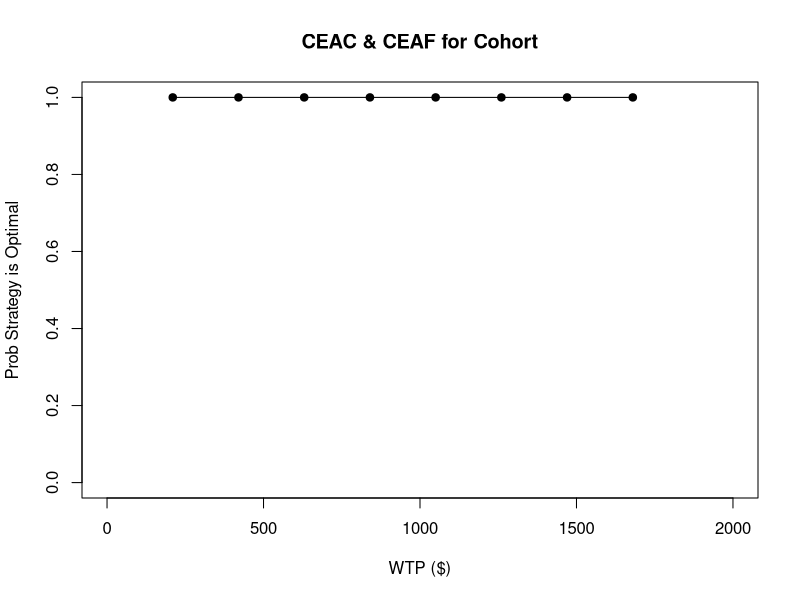

This figure's R source: (Note: this script raises an error after producing the figure.)
#user = 'Jonah'
user = 'Anagha'

##load packages
library(tidyverse)
library(dplyr)

##Set working directory
jonah_work_dir <- "C:/Users/Jonah/Desktop/NIRUDAK-CEA"

anagha_work_dir <- "/Users/anaghalokhande/Desktop/Research/Levine-NIRUDAK-CEA"

if (user=='Jonah'){
	setwd(jonah_work_dir)	
}

if (user=='Anagha'){
  setwd(anagha_work_dir)	
}


##load data and clean
tmp_data <- readxl::read_excel(file.path("data", "NIRUDAK_over5yrs_raw_data_.xlsx"))
data_tmp1 <- tmp_data %>% rename(id="Study ID") %>% rename(admit_date="Admit Date") %>% 
		rename(admit_time="Admit Time") %>% mutate(male=as.integer(Sex=="Male")) %>%
    dplyr::select(-c(Sex, sex1)) %>% rename(age=Age) %>% rename(admit_wt="Admit Weight") %>%
		rename(IV_fluid_prior_to_admit_wt="IV Fluid Prior to Getting Admit Weight")
fu_names_to_change <- names(data_tmp1)[7:76]
colnames(data_tmp1)[7:76] <- gsub("Fluid", "fluid", gsub("Time", "time", gsub("Date", "date", 
		gsub("Patient_Weight", "wt", gsub(" ", "_", gsub("FU ", "fu", gsub("Form [6-8]::", "", fu_names_to_change)))))))
colnames(data_tmp1) <- gsub("Discharge Weight", "discharge_wt", gsub("Discharge Time", "discharge_time", 
					gsub("Discharge Date", "discharge_date", gsub("Form [8-9]::", "", colnames(data_tmp1)))))
colnames(data_tmp1) <- gsub("Date", "date", gsub("Weight", "wt", gsub("Time", "time", gsub("Return ", "return_", colnames(data_tmp1)))))
data_tmp2 <- data_tmp1 %>% rename(final_wt="Final wt") %>% rename(stable_wt="Stable wt") %>% 
			rename(actual_percent_dehydrat="Actual Percent Dehdyration") %>%
			rename(actual_dehydrat_cat="Actual Dehydration Category") %>%
 			rename(nirudak_percent_dehydrat="Model 6 Percent Dehydration") %>% 
			rename(nirudak_dehydrat_cat="Model 6 Dehydration Category") %>% 
			rename(nirudak_volume_deficit="Model 6 Volume Deficit (L)") %>% 
			rename(who_dehydrat_cat="WHO Dehydration Category") %>% 
			rename(who_volume_deficit="WHO Volume Deficit (L)") %>% 
			rename(who_severe_dehydrat="WHO severe dehydration") %>% 
			rename(who_some_dehydrat="WHO some dehydration")

extra_data_tmp <- readxl::read_excel(file.path("data", "NIRUDAK_additional_demographic_information.xlsx"))
extra_data <- extra_data_tmp %>% rename(monthly_income='Form 5::Monthly Income') %>% rename(id = 'Study ID')
extra_data_use <- extra_data$monthly_income
data_tmp2[, 'monthly_income'] = c(extra_data_use, NA)

##Construct Needed Variables
data_tmp3 <- data_tmp2 %>% rename(mental_status='Form 2::Mental Status 1') %>%
			rename(eye_level="Form 2::Eyes 1") %>% rename(thirst='Form 2::Thirst 1') %>% 
			rename(skin_pinch="Form 2::Skin Pinch 1")


data <- data_tmp3 %>% mutate(admit_date_time=as.POSIXct(paste(as.Date(admit_date), 
							format(admit_time, "%H:%M:%S")), tz="UTC", format="%Y-%m-%d %H:%M:%S")) %>%
		mutate(discharge_date_time=as.POSIXct(paste(as.Date(discharge_date), 
							format(discharge_time, "%H:%M:%S")), tz="UTC", format="%Y-%m-%d %H:%M:%S")) %>%
		mutate(hosp_los = difftime(discharge_date_time, admit_date_time, units='hours', 2))

for (g in 1:14){

	tmp_vec_IV <- as.numeric(unlist(data.frame(data[, paste(paste("fu", g, sep=''), "IV_fluid", sep="_")])))
	new_vec_IV <- ifelse(is.na(tmp_vec_IV), 0, tmp_vec_IV)
	data[, paste(paste("fu", g, sep=''), "IV_fluid", sep="_")] = new_vec_IV
	tmp_vec_ORS <- as.numeric(unlist(data.frame(data[, paste(paste("fu", g, sep=''), "ORS", sep="_")])))
	new_vec_ORS <- ifelse(is.na(tmp_vec_ORS), 0, tmp_vec_ORS)
	data[, paste(paste("fu", g, sep=''), "ORS", sep="_")] = new_vec_ORS
}

##Drop those with missing true dehydration status
data_use_tmp <- data[-which(is.na(data$actual_dehydrat_cat)), ]  
data_use <- data_use_tmp[-which(is.na(data_use_tmp$nirudak_dehydrat_cat)), ]  

# changing 
data_use$who_volume_deficit <- as.numeric(data_use$who_volume_deficit)

##Construct/Identify hospital LOS, wage rate, and ORS and IV ml of fluid
data_use %>% colnames()

data_use$daily_wage = data_use$monthly_income/30
data_use$hosp_los_days = as.numeric(data_use$hosp_los)/24
data_use$wage_lost_hosp_stay = with(data_use, daily_wage * hosp_los_days)
data_use$total_ORS_fluid <- rowSums(as.data.frame(data_use[, colnames(data_use)[grep('ORS', colnames(data_use))]]))
data_use$total_IV_fluid <- rowSums(as.data.frame(data_use[, colnames(data_use)[grep('IV', colnames(data_use))][-1]]))


joint_prob_vec_nirudak_orig <- joint_prob_vec_who_orig <- rep(NA, 9) 
names(joint_prob_vec_nirudak_orig) <- names(joint_prob_vec_who_orig) <- c(
	c("true none, model none", "true none, model some", "true none, model severe"),
	c("true some, model none", "true some, model some", "true some, model severe"),
	c("true severe, model none", "true severe, model some", "true severe, model severe"))

#original data
joint_prob_vec_nirudak_orig[1] <- mean(with(data_use, actual_dehydrat_cat == 'No' & nirudak_dehydrat_cat == 'No'))
joint_prob_vec_nirudak_orig[2] <- mean(with(data_use, actual_dehydrat_cat == 'No' & nirudak_dehydrat_cat == 'Some'))
joint_prob_vec_nirudak_orig[3] <- mean(with(data_use, actual_dehydrat_cat == 'No' & nirudak_dehydrat_cat == 'Severe'))
joint_prob_vec_nirudak_orig[4] <- mean(with(data_use, actual_dehydrat_cat == 'Some' & nirudak_dehydrat_cat == 'No'))
joint_prob_vec_nirudak_orig[5] <- mean(with(data_use, actual_dehydrat_cat == 'Some' & nirudak_dehydrat_cat == 'Some'))
joint_prob_vec_nirudak_orig[6] <- mean(with(data_use, actual_dehydrat_cat == 'Some' & nirudak_dehydrat_cat == 'Severe'))
joint_prob_vec_nirudak_orig[7] <- mean(with(data_use, actual_dehydrat_cat == 'Severe' & nirudak_dehydrat_cat == 'No'))
joint_prob_vec_nirudak_orig[8] <- mean(with(data_use, actual_dehydrat_cat == 'Severe' & nirudak_dehydrat_cat == 'Some'))
joint_prob_vec_nirudak_orig[9] <- mean(with(data_use, actual_dehydrat_cat == 'Severe' & nirudak_dehydrat_cat == 'Severe'))

joint_prob_vec_who_orig[1] <- mean(with(data_use, actual_dehydrat_cat == 'No' & who_dehydrat_cat == 'No'))
joint_prob_vec_who_orig[2] <- mean(with(data_use, actual_dehydrat_cat == 'No' & who_dehydrat_cat == 'Some'))
joint_prob_vec_who_orig[3] <- mean(with(data_use, actual_dehydrat_cat == 'No' & who_dehydrat_cat == 'Severe'))
joint_prob_vec_who_orig[4] <- mean(with(data_use, actual_dehydrat_cat == 'Some' & who_dehydrat_cat == 'No'))
joint_prob_vec_who_orig[5] <- mean(with(data_use, actual_dehydrat_cat == 'Some' & who_dehydrat_cat == 'Some'))
joint_prob_vec_who_orig[6] <- mean(with(data_use, actual_dehydrat_cat == 'Some' & who_dehydrat_cat == 'Severe'))
joint_prob_vec_who_orig[7] <- mean(with(data_use, actual_dehydrat_cat == 'Severe' & who_dehydrat_cat == 'No'))
joint_prob_vec_who_orig[8] <- mean(with(data_use, actual_dehydrat_cat == 'Severe' & who_dehydrat_cat == 'Some'))
joint_prob_vec_who_orig[9] <- mean(with(data_use, actual_dehydrat_cat == 'Severe' & who_dehydrat_cat == 'Severe'))


##Useful Functions
# implementing DALYs
five_yr_age_buckets <- seq(0, 90, 5)
resid_life_expect_at_age_male <- c(81.41, 76.63, 71.66, 66.69, 61.77, 56.91, 52.03, 47.18,
                                   42.35, 37.57, 32.89, 28.34, 23.97, 19.83, 15.96, 12.41, 9.18,
                                   6.46, 4.41)

resid_life_expect_at_age_female <- c(87.45, 82.66, 77.69, 72.72, 67.77, 62.84, 57.91,
                                     53, 48.11, 43.26, 38.49, 33.79, 29.17, 24.63, 20.21, 15.97,
                                     12.01, 8.51, 5.71)

resid_life_interp_fxn_male <- splinefun(five_yr_age_buckets, resid_life_expect_at_age_male)

resid_life_interp_fxn_female <- splinefun(five_yr_age_buckets, resid_life_expect_at_age_female)

##Setting Up Bootstrap

B <- 2000 #number of bootstrap samples 
N <- nrow(data_use) #number of observations per bootstrap dataset
joint_prob_vec_who_boot_mat <- joint_prob_vec_nirudak_boot_mat <- matrix(NA, nrow=B, ncol=9)
row_indices <- 1:N
mean_cost_boot_mat <- data.frame(matrix(NA, nrow=B, ncol=14))
colnames(mean_cost_boot_mat) <- c("mean_hosp_costs", "mean_hosp_costs_severe_only_nirudak", "mean_hosp_costs_severe_only_who", "mean_productivity_costs", 
					"mean_ORS_fluid_costs_actual", "mean_IV_fluid_costs_actual", 
					"mean_ORS_fluid_costs_who", "mean_ORS_fluid_costs_nirudak", 
					 "mean_IV_fluid_costs_who", "mean_IV_fluid_costs_nirudak", 
					"mean_ORS_fluid_costs_act_who", "mean_ORS_fluid_costs_act_nirudak",
					"mean_IV_fluid_costs_act_who", "mean_IV_fluid_costs_act_nirudak")
mean_dalys_boot_mat_all <- mean_dalys_boot_mat_specific <- data.frame(matrix(NA, nrow=B, ncol=2))
colnames(mean_dalys_boot_mat_all) <- colnames(mean_dalys_boot_mat_specific) <- c("who", "nirudak")
mean_YLL_boot_mat_all <- mean_YLL_boot_mat_specific <- data.frame(matrix(NA, nrow=B, ncol=2))
colnames(mean_YLL_boot_mat_all) <- colnames(mean_YLL_boot_mat_specific) <- c("who", "nirudak")

##Hospital Costs in BDT
##IV and ORS Costs in BDT
#fixed per-person fluid unit costs
IV_tube_and_solution_price <- 14.58
pair_gloves_price <- 6.86
butterfly_needle_price <- 11.15
IV_fixed_unit_cost <- IV_tube_and_solution_price + pair_gloves_price + butterfly_needle_price



################################################################ BEGIN BOOTSTRAP


for (i in 1:B){

test_sample <- sample.int(N, size = N, replace = TRUE)
data_tmp <- data_use[test_sample, ]

# cost_data_tmp = matrix of cost variables from 1 bootstrapped dataset
cost_data_tmp <- as.data.frame(data_tmp[, c("hosp_los", "wage_lost_hosp_stay", "total_ORS_fluid", "total_IV_fluid", 
			"nirudak_volume_deficit", "who_volume_deficit", "actual_dehydrat_cat")])

##Calculate Mean costs


# actual hospital costs - for each bootstrap dataset we calculate the mean
hosp_cost_per_hour <- 2573.1/24
hosp_los_hours_use <- cost_data_tmp$hosp_los
hosp_costs <- as.numeric(hosp_cost_per_hour * hosp_los_hours_use)
mean_cost_boot_mat[i, "mean_hosp_costs"] <- mean(hosp_costs, na.rm=T)
mean_cost_boot_mat[i, "mean_hosp_costs_severe_only_nirudak"] <- with(data_tmp, mean(ifelse(nirudak_dehydrat_cat == 'Severe', hosp_costs, 0)))
mean_cost_boot_mat[i, "mean_hosp_costs_severe_only_who"] <- with(data_tmp, mean(ifelse(who_dehydrat_cat == 'Severe', hosp_costs, 0)))
#productivity costs
# mean_cost_boot_mat[i, "mean_productivity_costs"] <- mean(cost_data_tmp$wage_lost_hosp_stay, na.rm=T)

# revist this
# people who die will incur productivity costs
# take the average yearly wage * remaining lifetime
# detailed approach: for anyone who died - mean income per year (mean(data_use$monthly_income))*12 - 
# every year of life they lose, they lose that amount
# assume that people with Severe dehydration lose work whether they're in the hospital or not, 
# so the model does not affect short term productivity costs

#ORS fluid variable costs
ORS_fluid_cost_per_ml <- 0.0054
total_ORS_variable_fluid_costs_actual <- cost_data_tmp$total_ORS_fluid * ORS_fluid_cost_per_ml 
total_ORS_fluid_costs_actual <- total_ORS_variable_fluid_costs_actual + 0
mean_cost_boot_mat[i, "mean_ORS_fluid_costs_actual"] <- mean(total_ORS_fluid_costs_actual, na.rm=T)
#IV fluid variable costs
IV_fluid_cost_per_ml <- 0.104
total_IV_variable_fluid_costs_actual <- cost_data_tmp$total_IV_fluid * IV_fluid_cost_per_ml 
total_IV_fluid_costs_actual <- total_IV_variable_fluid_costs_actual + IV_fixed_unit_cost*(total_IV_variable_fluid_costs_actual > 0)
mean_cost_boot_mat[i, "mean_IV_fluid_costs_actual"] <- mean(total_IV_fluid_costs_actual, na.rm=T)

#model predicted fluid
#convert to $ using ml cost and condition on having 'some' for ORS
# calculating costs over the entire sample based on the amount/type of fluid prescribed by WHO (for SOME)
who_predicted_ORS_costs <- as.numeric(data_tmp$who_volume_deficit) * 1000 * ORS_fluid_cost_per_ml * 
					as.integer(data_tmp$who_dehydrat_cat == 'Some')
mean_cost_boot_mat[i, "mean_ORS_fluid_costs_who"] <- mean(who_predicted_ORS_costs, na.rm=T)

# calculating costs over the entire sample based on the amount/type of fluid prescribed by NIRUDAK (for SOME)
nirudak_predicted_ORS_costs <- as.numeric(data_tmp$nirudak_volume_deficit) * 1000 * ORS_fluid_cost_per_ml * 
					as.integer(data_tmp$nirudak_dehydrat_cat == 'Some')
mean_cost_boot_mat[i, "mean_ORS_fluid_costs_nirudak"] <- mean(nirudak_predicted_ORS_costs, na.rm=T)

# calculating costs over the entire sample based on the amount/type of fluid prescribed by WHO (for SEVERE)
who_predicted_IV_costs <- (as.numeric(data_tmp$who_volume_deficit) * 1000 * IV_fluid_cost_per_ml + IV_fixed_unit_cost) *
					as.integer(data_tmp$who_dehydrat_cat == 'Severe')
mean_cost_boot_mat[i, "mean_IV_fluid_costs_who"] <- mean(who_predicted_IV_costs, na.rm=T)

# calculating costs over the entire sample based on the amount/type of fluid prescribed by NIRUDAK (for SEVERE)
nirudak_predicted_IV_costs <- (as.numeric(data_tmp$nirudak_volume_deficit) * 1000 * IV_fluid_cost_per_ml + IV_fixed_unit_cost) * 
					as.integer(data_tmp$nirudak_dehydrat_cat == 'Severe')
mean_cost_boot_mat[i, "mean_IV_fluid_costs_nirudak"] <- mean(nirudak_predicted_IV_costs, na.rm=T)

# calculating mean variable fluid cost over entire sample assuming that providers tailor the amount of fluid to the model predicted
# dehydration category and they give the patient the average amount of fluid that was actually given to all patients in the corresponding true
# dehydration category, with the exception that only patients identified by the model as severely dehydrated get IVF
# but note that all categories get ORS
# here (below), the model is used to identify dehydration category and hospitalization status (e.g., Severe goes to the hospital)
# and the type of fluid received (e.g., Severe gets IVF)
# then everyone in that model predicted dehydration category will be treated like what was observed in the real hospital in Bangladesh (with the exception that
# only patients in a model-predicted Severe dehydration category get IVF)

# ORS - WHO
mean_cost_boot_mat[i, c("mean_ORS_fluid_costs_act_who")] <-
				as.numeric(as.numeric(prop.table(table(data_tmp$who_dehydrat_cat))[c(1, 3, 2)]) %*% # proportion (according to WHO) in each dehydration category
				(ORS_fluid_cost_per_ml * as.numeric(with(cost_data_tmp, by(total_ORS_fluid, actual_dehydrat_cat, mean))[c(1, 3, 2)]))) # mean ORS fluid used in each true disease category
# ORS - NIRUDAK
mean_cost_boot_mat[i, c("mean_ORS_fluid_costs_act_nirudak")] <-
					as.numeric(as.numeric(prop.table(table(data_tmp$nirudak_dehydrat_cat))[c(1, 3, 2)]) %*%
				(ORS_fluid_cost_per_ml * as.numeric(with(cost_data_tmp, by(total_ORS_fluid, actual_dehydrat_cat, mean))[c(1, 3, 2)])))

# IVF - WHO
mean_cost_boot_mat[i, c("mean_IV_fluid_costs_act_who")] <-
					as.numeric(as.numeric(prop.table(table(data_tmp$who_dehydrat_cat))[c(2)]) *
				((IV_fluid_cost_per_ml * as.numeric(with(cost_data_tmp, by(total_IV_fluid, actual_dehydrat_cat, mean))[c(2)])) +
				with(cost_data_tmp, by(total_IV_fluid, actual_dehydrat_cat, function(x){mean(as.integer(x > 0))}))[2] * IV_fixed_unit_cost)
				)

# IVF - NIRUDAK
mean_cost_boot_mat[i, c("mean_IV_fluid_costs_act_nirudak")] <-
  as.numeric(as.numeric(prop.table(table(data_tmp$nirudak_dehydrat_cat))[c(2)]) *
               ((IV_fluid_cost_per_ml * as.numeric(with(cost_data_tmp, by(total_IV_fluid, actual_dehydrat_cat, mean))[c(2)])) +
                  with(cost_data_tmp, by(total_IV_fluid, actual_dehydrat_cat, function(x){mean(as.integer(x > 0))}))[2] * IV_fixed_unit_cost)
  )


joint_prob_vec_nirudak_tmp <- joint_prob_vec_who_tmp <- rep(NA, 9) 
names(joint_prob_vec_nirudak_tmp) <- names(joint_prob_vec_who_tmp) <- c(
	c("true none, model none", "true none, model some", "true none, model severe"),
	c("true some, model none", "true some, model some", "true some, model severe"),
	c("true severe, model none", "true severe, model some", "true severe, model severe"))

joint_prob_vec_nirudak_tmp[1] <- mean(with(data_tmp, actual_dehydrat_cat == 'No' & nirudak_dehydrat_cat == 'No'))
joint_prob_vec_nirudak_tmp[2] <- mean(with(data_tmp, actual_dehydrat_cat == 'No' & nirudak_dehydrat_cat == 'Some'))
joint_prob_vec_nirudak_tmp[3] <- mean(with(data_tmp, actual_dehydrat_cat == 'No' & nirudak_dehydrat_cat == 'Severe'))
joint_prob_vec_nirudak_tmp[4] <- mean(with(data_tmp, actual_dehydrat_cat == 'Some' & nirudak_dehydrat_cat == 'No'))
joint_prob_vec_nirudak_tmp[5] <- mean(with(data_tmp, actual_dehydrat_cat == 'Some' & nirudak_dehydrat_cat == 'Some'))
joint_prob_vec_nirudak_tmp[6] <- mean(with(data_tmp, actual_dehydrat_cat == 'Some' & nirudak_dehydrat_cat == 'Severe'))
joint_prob_vec_nirudak_tmp[7] <- mean(with(data_tmp, actual_dehydrat_cat == 'Severe' & nirudak_dehydrat_cat == 'No'))
joint_prob_vec_nirudak_tmp[8] <- mean(with(data_tmp, actual_dehydrat_cat == 'Severe' & nirudak_dehydrat_cat == 'Some'))
joint_prob_vec_nirudak_tmp[9] <- mean(with(data_tmp, actual_dehydrat_cat == 'Severe' & nirudak_dehydrat_cat == 'Severe'))

joint_prob_vec_who_tmp[1] <- mean(with(data_tmp, actual_dehydrat_cat == 'No' & who_dehydrat_cat == 'No'))
joint_prob_vec_who_tmp[2] <- mean(with(data_tmp, actual_dehydrat_cat == 'No' & who_dehydrat_cat == 'Some'))
joint_prob_vec_who_tmp[3] <- mean(with(data_tmp, actual_dehydrat_cat == 'No' & who_dehydrat_cat == 'Severe'))
joint_prob_vec_who_tmp[4] <- mean(with(data_tmp, actual_dehydrat_cat == 'Some' & who_dehydrat_cat == 'No'))
joint_prob_vec_who_tmp[5] <- mean(with(data_tmp, actual_dehydrat_cat == 'Some' & who_dehydrat_cat == 'Some'))
joint_prob_vec_who_tmp[6] <- mean(with(data_tmp, actual_dehydrat_cat == 'Some' & who_dehydrat_cat == 'Severe'))
joint_prob_vec_who_tmp[7] <- mean(with(data_tmp, actual_dehydrat_cat == 'Severe' & who_dehydrat_cat == 'No'))
joint_prob_vec_who_tmp[8] <- mean(with(data_tmp, actual_dehydrat_cat == 'Severe' & who_dehydrat_cat == 'Some'))
joint_prob_vec_who_tmp[9] <- mean(with(data_tmp, actual_dehydrat_cat == 'Severe' & who_dehydrat_cat == 'Severe'))

joint_prob_vec_who_boot_mat[i, ] <- joint_prob_vec_who_tmp
joint_prob_vec_nirudak_boot_mat[i, ] <- joint_prob_vec_nirudak_tmp

## Implementing DALYs

# nirudak
mean_YLL_among_dead_nirudak_male <- mean(resid_life_interp_fxn_male(as.numeric(unlist(data_tmp[data_tmp$male == 1 & data_tmp$actual_dehydrat_cat == "Severe" &
                                                                                                 data_tmp$nirudak_dehydrat_cat %in% c("No", "Some"), "age"]))))

mean_YLL_among_dead_nirudak_female <- mean(resid_life_interp_fxn_female(as.numeric(unlist(data_tmp[data_tmp$male == 0 & data_tmp$actual_dehydrat_cat == "Severe" &
                                                                                                     data_tmp$nirudak_dehydrat_cat %in% c("No", "Some"), "age"]))))

# hypothetical overtreat NIRUDAK
mean_YLL_among_dead_nirudak_male_overtreat <- mean(resid_life_interp_fxn_male(as.numeric(unlist(data_tmp[data_tmp$male == 1 & data_tmp$nirudak_dehydrat_cat == "Severe" &
                                                                                                           data_tmp$actual_dehydrat_cat %in% c("No", "Some"), "age"]))))

mean_YLL_among_dead_nirudak_female_overtreat <- mean(resid_life_interp_fxn_female(as.numeric(unlist(data_tmp[data_tmp$male == 0 & data_tmp$nirudak_dehydrat_cat == "Severe" &
                                                                                                               data_tmp$actual_dehydrat_cat %in% c("No", "Some"), "age"]))))


# who
mean_YLL_among_dead_who_male <- mean(resid_life_interp_fxn_male(as.numeric(unlist(data_tmp[data_tmp$male == 1 & data_tmp$actual_dehydrat_cat == "Severe" &
                                                                                             data_tmp$who_dehydrat_cat %in% c("No", "Some"), "age"]))))

mean_YLL_among_dead_who_female <- mean(resid_life_interp_fxn_female(as.numeric(unlist(data_tmp[data_tmp$male == 0 & data_tmp$actual_dehydrat_cat == "Severe" & 
                                                                                                 data_tmp$who_dehydrat_cat %in% c("No", "Some"), "age"]))))


# WHO overtreat (hypothetical)
mean_YLL_among_dead_who_male_overtreat <- mean(resid_life_interp_fxn_male(as.numeric(unlist(data_tmp[data_tmp$male == 1 & data_tmp$who_dehydrat_cat == "Severe" &
                                                                                                       data_tmp$actual_dehydrat_cat %in% c("No", "Some"), "age"]))))

mean_YLL_among_dead_who_female_overtreat <- mean(resid_life_interp_fxn_female(as.numeric(unlist(data_tmp[data_tmp$male == 0 & data_tmp$who_dehydrat_cat == "Severe" &
                                                                                                           data_tmp$actual_dehydrat_cat %in% c("No", "Some"), "age"]))))

# nirudak & who 
total_YLL_among_dead_who <- (mean_YLL_among_dead_who_female + mean_YLL_among_dead_who_male)/2
total_YLL_among_dead_nirudak <- (mean_YLL_among_dead_nirudak_female + mean_YLL_among_dead_nirudak_male)/2

total_YLL_among_dead_who_overtreat <- (mean_YLL_among_dead_who_female_overtreat + mean_YLL_among_dead_who_male_overtreat)/2
total_YLL_among_dead_nirudak_overtreat <- (mean_YLL_among_dead_nirudak_female_overtreat + mean_YLL_among_dead_nirudak_male_overtreat)/2


nirudak_YLL_vec <- rep(0, 9)

nirudak_YLL_vec[7:8] <- total_YLL_among_dead_nirudak
nirudak_YLL_vec[c(3,6)] <- total_YLL_among_dead_nirudak_overtreat
names(nirudak_YLL_vec) <- names(joint_prob_vec_nirudak_orig)

who_YLL_vec <- rep(0, 9)
who_YLL_vec[7:8] <- total_YLL_among_dead_who
who_YLL_vec[c(3,6)] <- total_YLL_among_dead_who_overtreat
names(who_YLL_vec) <- names(joint_prob_vec_who_orig)

# whole sample
mean_YLL_among_dead_all_male <- mean(resid_life_interp_fxn_male(as.numeric(unlist(data_tmp[data_tmp$male == 1 & data_tmp$actual_dehydrat_cat == "Severe","age"]))))

mean_YLL_among_dead_all_female <- mean(resid_life_interp_fxn_female(as.numeric(unlist(data_tmp[data_tmp$male == 0 & data_tmp$actual_dehydrat_cat == "Severe", "age"]))))

total_YLL_among_dead_all <- (mean_YLL_among_dead_all_male + mean_YLL_among_dead_all_female)/2

all_YLL_vec <- rep(0, 9)
all_YLL_vec[7:8] <- total_YLL_among_dead_all
all_YLL_vec[c(3,6)] <- total_YLL_among_dead_all
names(all_YLL_vec) <- names(joint_prob_vec_nirudak_orig)

# disutility aka years lost to disability (YLD) — seizures from Sharifi paper
nirudak_YLD_vec <- rep(0, 9)
who_YLD_vec <- rep(0, 9)
names(nirudak_YLD_vec) <- names(joint_prob_vec_nirudak_orig)
names(who_YLD_vec) <- names(joint_prob_vec_who_orig)
# for now, assume no disutility
# morbidity (YLD) — setting to 0 for now
branch_morbidity_prob <- rep(0,9)
names(branch_morbidity_prob) <- names(joint_prob_vec_nirudak_orig)

branch_death_prob <- rep(0,9)
names(branch_death_prob) <- names(joint_prob_vec_nirudak_orig)
# can change the value below if we make the assumption less crazy
prob_die_undertreat <- 1
branch_death_prob[7:8] <- prob_die_undertreat

# using the mean life years lost calculated based on the age of people undertreated by each
# specific model
mean_YLL_nirudak_specific <- as.numeric((joint_prob_vec_nirudak_tmp * branch_death_prob) %*% nirudak_YLL_vec)
mean_YLL_who_specific <- as.numeric((joint_prob_vec_who_tmp * branch_death_prob) %*% who_YLL_vec)

# using the mean life years lost calculated based on the age of everyone who had Severe dehydration
# this gives us the same age distribution across both models (both arms)
mean_YLL_nirudak_all <- as.numeric((joint_prob_vec_nirudak_tmp * branch_death_prob) %*% all_YLL_vec)
mean_YLL_who_all <- as.numeric((joint_prob_vec_who_tmp * branch_death_prob) %*% all_YLL_vec)

# for YLD (years lost to disability)
mean_YLD_nirudak <- as.numeric((joint_prob_vec_nirudak_tmp * branch_morbidity_prob) %*% nirudak_YLD_vec)
mean_YLD_who <- as.numeric((joint_prob_vec_who_tmp * branch_morbidity_prob) %*% who_YLD_vec)

mean_DALYs_lost_nirudak_specific <- sum(mean_YLL_nirudak_specific, mean_YLD_nirudak)
mean_DALYs_lost_who_specific <- sum(mean_YLL_who_specific, mean_YLD_who)

mean_DALYs_lost_nirudak_all <- sum(mean_YLL_nirudak_all, mean_YLD_nirudak)
mean_DALYs_lost_who_all <- sum(mean_YLL_who_all, mean_YLD_who)

mean_dalys_boot_mat_all[i,] <- c(mean_DALYs_lost_who_all, mean_DALYs_lost_nirudak_all)
mean_dalys_boot_mat_specific[i,] <- c(mean_DALYs_lost_who_specific, mean_DALYs_lost_nirudak_specific)

# to calculate productivity costs
mean_YLL_boot_mat_all[i,] <- c(mean_YLL_who_all, mean_YLL_nirudak_all)
mean_YLL_boot_mat_specific[i,] <- c(mean_YLL_who_specific, mean_YLL_nirudak_specific)
}

################################################################## END BOOTSTRAP

colnames(joint_prob_vec_who_boot_mat) <- colnames(joint_prob_vec_nirudak_boot_mat) <- names(joint_prob_vec_nirudak_tmp)

####Calculate DALYs
# more DALYs are bad
# first arg = who, second arg = nirudak
incremental_mean_dalys_all <- mean_dalys_boot_mat_all[,2] - mean_dalys_boot_mat_all[,1]
incremental_mean_dalys_spec <- mean_dalys_boot_mat_specific[,2] - mean_dalys_boot_mat_specific[,1]

####Calculate Costs

##make vectors for summary stats

##Unit Costs

#i=1

# the lines below give us the total ORS or IVF costs for all arms (for each model)
# SCENARIO A
# assuming model predicted fluid usage (assuming use of only one type of fluid)
# NIRUDAK puts more people in the Severe category but predicts less fluid for those people than WHO (however, NIRUDAK's hospital
# costs will be higher b/c it puts more people in the Severe category)
ref_who_pred_total_ORS_mean_costs_vec <- mean_cost_boot_mat[, "mean_ORS_fluid_costs_who"]
ref_nirudak_pred_total_ORS_mean_costs_vec <- mean_cost_boot_mat[, "mean_ORS_fluid_costs_nirudak"]
ref_who_pred_total_IV_mean_costs_vec <- mean_cost_boot_mat[, "mean_IV_fluid_costs_who"]
ref_nirudak_pred_total_IV_mean_costs_vec <- mean_cost_boot_mat[, "mean_IV_fluid_costs_nirudak"]

# SCENARIO B
# assuming real-life fluid usage
# NIRUDAK more expensive here b/c gives more people IV fluid and in real life IVF usage is high
scen_who_pred_total_ORS_mean_costs_vec <- mean_cost_boot_mat[, c("mean_ORS_fluid_costs_act_who")]
scen_nirudak_pred_total_ORS_mean_costs_vec <- mean_cost_boot_mat[, c("mean_ORS_fluid_costs_act_nirudak")] 
scen_who_pred_total_IV_mean_costs_vec <- mean_cost_boot_mat[, c("mean_IV_fluid_costs_act_who")]
scen_nirudak_pred_total_IV_mean_costs_vec <- mean_cost_boot_mat[, c("mean_IV_fluid_costs_act_nirudak")] 

# only 1 scenario for hosp costs
ref_who_mean_hosp_costs_vec <- mean_cost_boot_mat[,"mean_hosp_costs_severe_only_who"]
ref_nirudak_mean_hosp_costs_vec <- mean_cost_boot_mat[,"mean_hosp_costs_severe_only_nirudak"]

# assume that people lose productive time while severely dehydrated but that would be equally distributed among arms
# but people would differentially lose productivity if they die (as a result of having Severe dehydration but being treated as Some or None)

# REPLACE WITH ACTUAL VALUE
mean_annual_wage <- 200000

# discounting will bring down the impact of productivity costs on total costs
# productivity costs are one form of health costs
productivity_costs_nirduak_specific_vec <- mean_YLL_boot_mat_specific[,2]*mean_annual_wage
productivity_costs_who_specific_vec <- mean_YLL_boot_mat_specific[,1]*mean_annual_wage

productivity_costs_nirduak_all_vec <- mean_YLL_boot_mat_all[,2]*mean_annual_wage
productivity_costs_who_all_vec <- mean_YLL_boot_mat_all[,1]*mean_annual_wage

# fluid has 2 scenarios
#### ref
#### scen
# hospital has 1 scenarios
# productivity has 2 scenarios
#### specific
#### all

# REF — societal perspective (meaning including productivity)
mean_total_cost_nirduak_ref_all_vec <- productivity_costs_nirduak_all_vec + ref_nirudak_mean_hosp_costs_vec +
  ref_nirudak_pred_total_ORS_mean_costs_vec + ref_nirudak_pred_total_IV_mean_costs_vec

mean_total_cost_nirduak_ref_spec_vec <- productivity_costs_nirduak_specific_vec + ref_nirudak_mean_hosp_costs_vec +
  ref_nirudak_pred_total_ORS_mean_costs_vec + ref_nirudak_pred_total_IV_mean_costs_vec

mean_total_cost_who_ref_all_vec <- productivity_costs_who_all_vec + ref_who_mean_hosp_costs_vec + 
  ref_who_pred_total_ORS_mean_costs_vec + ref_who_pred_total_IV_mean_costs_vec

mean_total_cost_who_ref_spec_vec <- productivity_costs_who_specific_vec + ref_who_mean_hosp_costs_vec + 
  ref_who_pred_total_ORS_mean_costs_vec + ref_who_pred_total_IV_mean_costs_vec


# REF - this is the healthcare perspective (meaning EXcluding productivity)
mean_total_cost_nirduak_ref_all_vec_hcs <-ref_nirudak_mean_hosp_costs_vec +
  ref_nirudak_pred_total_ORS_mean_costs_vec + ref_nirudak_pred_total_IV_mean_costs_vec

mean_total_cost_nirduak_ref_spec_vec_hcs <- ref_nirudak_mean_hosp_costs_vec +
  ref_nirudak_pred_total_ORS_mean_costs_vec + ref_nirudak_pred_total_IV_mean_costs_vec

mean_total_cost_who_ref_all_vec_hcs <- ref_who_mean_hosp_costs_vec + 
  ref_who_pred_total_ORS_mean_costs_vec + ref_who_pred_total_IV_mean_costs_vec

mean_total_cost_who_ref_spec_vec_hcs <- ref_who_mean_hosp_costs_vec + 
  ref_who_pred_total_ORS_mean_costs_vec + ref_who_pred_total_IV_mean_costs_vec

# incremental costs - societal (w/ productivity)
incremental_mean_total_cost_ref_all <- mean_total_cost_nirduak_ref_all_vec - mean_total_cost_who_ref_all_vec
  
incremental_mean_total_cost_ref_spec <- mean_total_cost_nirduak_ref_spec_vec - mean_total_cost_who_ref_spec_vec

# incremental costs - healthcare (w/out productivity)
incremental_mean_total_cost_ref_all_hcs <- mean_total_cost_nirduak_ref_all_vec_hcs - mean_total_cost_who_ref_all_vec_hcs

incremental_mean_total_cost_ref_spec_hcs <- mean_total_cost_nirduak_ref_spec_vec_hcs - mean_total_cost_who_ref_spec_vec_hcs

############

# SCEN - societal perspective (including productivity)
mean_total_cost_nirduak_scen_all_vec <- productivity_costs_nirduak_all_vec + ref_nirudak_mean_hosp_costs_vec +
  scen_nirudak_pred_total_ORS_mean_costs_vec + scen_nirudak_pred_total_IV_mean_costs_vec

mean_total_cost_nirduak_scen_spec_vec <- productivity_costs_nirduak_specific_vec + ref_nirudak_mean_hosp_costs_vec +
  scen_nirudak_pred_total_ORS_mean_costs_vec + scen_nirudak_pred_total_IV_mean_costs_vec

mean_total_cost_who_scen_all_vec <- productivity_costs_who_all_vec + ref_who_mean_hosp_costs_vec + 
  scen_who_pred_total_ORS_mean_costs_vec + scen_who_pred_total_IV_mean_costs_vec

mean_total_cost_who_scen_spec_vec <- productivity_costs_who_specific_vec + ref_who_mean_hosp_costs_vec + 
  scen_who_pred_total_ORS_mean_costs_vec + scen_who_pred_total_IV_mean_costs_vec

# SCEN - healthcare sector perspective (excluding productivity)
mean_total_cost_nirduak_scen_all_vec_hcs <- ref_nirudak_mean_hosp_costs_vec +
  scen_nirudak_pred_total_ORS_mean_costs_vec + scen_nirudak_pred_total_IV_mean_costs_vec

mean_total_cost_nirduak_scen_spec_vec_hcs <- ref_nirudak_mean_hosp_costs_vec +
  scen_nirudak_pred_total_ORS_mean_costs_vec + scen_nirudak_pred_total_IV_mean_costs_vec

mean_total_cost_who_scen_all_vec_hcs <- ref_who_mean_hosp_costs_vec + 
  scen_who_pred_total_ORS_mean_costs_vec + scen_who_pred_total_IV_mean_costs_vec

mean_total_cost_who_scen_spec_vec_hcs <- ref_who_mean_hosp_costs_vec + 
  scen_who_pred_total_ORS_mean_costs_vec + scen_who_pred_total_IV_mean_costs_vec


# incremental costs - societal
incremental_mean_total_cost_scen_all <- mean_total_cost_nirduak_scen_all_vec - mean_total_cost_who_scen_all_vec
  
incremental_mean_total_cost_scen_spec <- mean_total_cost_nirduak_scen_spec_vec - mean_total_cost_who_scen_spec_vec

# incremental costs - healthcare sector
incremental_mean_total_cost_scen_all_hcs <- mean_total_cost_nirduak_scen_all_vec_hcs - mean_total_cost_who_scen_all_vec_hcs

incremental_mean_total_cost_scen_spec_hcs <- mean_total_cost_nirduak_scen_spec_vec_hcs - mean_total_cost_who_scen_spec_vec_hcs


####Calculate Net Monetary Benefit 

# to-do: figure out value in Bangladesh currency
daly_wtp_vec <- seq(25000, 200000, by = 25000)

# societal perspective
increm_net_monetary_benefit_ref_all_mat <- matrix(data = NA, nrow = B, ncol = length(daly_wtp_vec))
increm_net_monetary_benefit_ref_spec_mat <- matrix(data = NA, nrow = B, ncol = length(daly_wtp_vec))
increm_net_monetary_benefit_scen_all_mat <- matrix(data = NA, nrow = B, ncol = length(daly_wtp_vec))
increm_net_monetary_benefit_scen_spec_mat <- matrix(data = NA, nrow = B, ncol = length(daly_wtp_vec))

# healthcare sector perspective
increm_net_monetary_benefit_ref_all_mat_hcs <- matrix(data = NA, nrow = B, ncol = length(daly_wtp_vec))
increm_net_monetary_benefit_ref_spec_mat_hcs <- matrix(data = NA, nrow = B, ncol = length(daly_wtp_vec))
increm_net_monetary_benefit_scen_all_mat_hcs <- matrix(data = NA, nrow = B, ncol = length(daly_wtp_vec))
increm_net_monetary_benefit_scen_spec_mat_hcs <- matrix(data = NA, nrow = B, ncol = length(daly_wtp_vec))

colnames(increm_net_monetary_benefit_ref_all_mat) <- 
  colnames(increm_net_monetary_benefit_ref_spec_mat) <- 
  colnames(increm_net_monetary_benefit_scen_all_mat) <- 
  colnames(increm_net_monetary_benefit_scen_spec_mat) <- 
  colnames(increm_net_monetary_benefit_ref_all_mat_hcs) <- 
  colnames(increm_net_monetary_benefit_ref_spec_mat_hcs) <- 
  colnames(increm_net_monetary_benefit_scen_all_mat_hcs) <- 
  colnames(increm_net_monetary_benefit_scen_spec_mat_hcs) <- paste('wtp', daly_wtp_vec, sep='=')


for (i in 1:length(daly_wtp_vec)){
  
temp_wtp <- daly_wtp_vec[i]

# dollar value of benefit minus dollar value of cost
# incremental DALYs and costs are defined as NIRUDAK minus WHO
## can either do this as opportunity cost of money or via the demand-side
## taking negative DALYs -> positive = more effective
## positive incremental costs = more expensive
## standardized for how QALYs are done

#### societal perspective (including productivity)
increm_net_monetary_benefit_ref_all_mat[,i] <- -incremental_mean_dalys_all*temp_wtp  - incremental_mean_total_cost_ref_all # taking the negative gives us incremental DALYs saved
increm_net_monetary_benefit_ref_spec_mat[,i] <- -incremental_mean_dalys_spec*temp_wtp - incremental_mean_total_cost_ref_spec

increm_net_monetary_benefit_scen_all_mat[,i] <- -incremental_mean_dalys_all*temp_wtp - incremental_mean_total_cost_scen_all
increm_net_monetary_benefit_scen_spec_mat[,i] <- -incremental_mean_dalys_spec*temp_wtp - incremental_mean_total_cost_scen_spec

#### healthcare perspective (excluding productivity)
increm_net_monetary_benefit_ref_all_mat_hcs[,i] <- -incremental_mean_dalys_all*temp_wtp  - incremental_mean_total_cost_ref_all_hcs # taking the negative gives us incremental DALYs saved
increm_net_monetary_benefit_ref_spec_mat_hcs[,i] <- -incremental_mean_dalys_spec*temp_wtp - incremental_mean_total_cost_ref_spec_hcs

increm_net_monetary_benefit_scen_all_mat_hcs[,i] <- -incremental_mean_dalys_all*temp_wtp - incremental_mean_total_cost_scen_all_hcs
increm_net_monetary_benefit_scen_spec_mat_hcs[,i] <- -incremental_mean_dalys_spec*temp_wtp - incremental_mean_total_cost_scen_spec_hcs


}

# calculated expected incremental net monetary benefit - societal perspective // nmb = net monetary benefit
expected_increm_nmb_ref_all <- colMeans(increm_net_monetary_benefit_ref_all_mat)
expected_increm_nmb_ref_spec <- colMeans(increm_net_monetary_benefit_ref_spec_mat)
expected_increm_nmb_scen_all <- colMeans(increm_net_monetary_benefit_scen_all_mat)
expected_increm_nmb_scen_spec <- colMeans(increm_net_monetary_benefit_scen_spec_mat)

# calculate probability optimal strategies - societal perspective
prob_nirudak_optimal_vec_ref_all <- colMeans(increm_net_monetary_benefit_ref_all_mat > 0)
prob_nirudak_optimal_vec_ref_spec <- colMeans(increm_net_monetary_benefit_ref_spec_mat > 0)
prob_nirudak_optimal_vec_scen_all <- colMeans(increm_net_monetary_benefit_scen_all_mat > 0)
prob_nirudak_optimal_vec_scen_spec <- colMeans(increm_net_monetary_benefit_scen_spec_mat > 0)

# calculated expected incremental net monetary benefit - healthcare perspective
# if the values on the left are positive, NIRUDAK is favored
expected_increm_nmb_ref_all_hcs <- colMeans(increm_net_monetary_benefit_ref_all_mat_hcs)
expected_increm_nmb_ref_spec_hcs <- colMeans(increm_net_monetary_benefit_ref_spec_mat_hcs)
expected_increm_nmb_scen_all_hcs <- colMeans(increm_net_monetary_benefit_scen_all_mat_hcs)
expected_increm_nmb_scen_spec_hcs <- colMeans(increm_net_monetary_benefit_scen_spec_mat_hcs)
# calculate probability optimal strategies - healthcare perspective
prob_nirudak_optimal_vec_ref_all_hcs <- colMeans(increm_net_monetary_benefit_ref_all_mat_hcs > 0)
prob_nirudak_optimal_vec_ref_spec_hcs <- colMeans(increm_net_monetary_benefit_ref_spec_mat_hcs > 0)
prob_nirudak_optimal_vec_scen_all_hcs <- colMeans(increm_net_monetary_benefit_scen_all_mat_hcs > 0)
prob_nirudak_optimal_vec_scen_spec_hcs <- colMeans(increm_net_monetary_benefit_scen_spec_mat_hcs > 0)

####Making the Plot
# plot cost effectiveness acceptability curve (CEAC) & cost-effectiveness frontier (CEAF)

#pdf(file = file.path(plots_dir, paste("reference_CEAF_discounted", "pdf", sep=".")), 
 #   onefile = T, height = 6.5, width = 7.3, fonts = 'Times')

# replace with PPP
bdt_usd_conversion <- 0.0084

daly_wtp_vec_usd <- daly_wtp_vec * bdt_usd_conversion

hcs_ref_all_nirudak_best_vec <- ifelse(expected_increm_nmb_ref_all_hcs > 0, 1, 0)

# version of analysis being plotted: healthcare perspective, ref (model determines type and amount of fluid), all (revist what this means)
plot(daly_wtp_vec_usd, prob_nirudak_optimal_vec_ref_all_hcs, ylim=c(0, 1), xlim=c(0, 2000), pch=20, cex=1.5, col='black',
     xlab="WTP ($)", ylab="Prob Strategy is Optimal", main='CEAC & CEAF for Cohort')
# the above shows at each WTP, which has the highest probability
lines(daly_wtp_vec_usd, prob_nirudak_optimal_vec_ref_all_hcs, lty=1, col='black')


lines(c(275, 300), c(mean(tail(prob_nirudak_optimal_vec_ref_all_hcs, 2)), tail(MCI_societal_discounted_prob, 1)), lty=1, col='black')
points(daly_wtp_vec, (1-prob_nirudak_optimal_vec_ref_all_hcs), pch=17, cex=0.95, col='black')
lines(head(daly_wtp_vec, -1), head((1-MCI_societal_discounted_prob), -1), lty=1, col='black')
lines(c(250, 275), c((1-MCI_societal_discounted_prob)[5], mean((1-MCI_societal_discounted_prob)[5:6])), lty=1, col='black')
lines(c(275, 300), c(mean(tail(1-MCI_societal_discounted_prob, 2)), tail(1-MCI_societal_discounted_prob, 1)), lty=3, col='black')
points(daly_wtp_vec, MCI_HCS_discounted_prob, pch=20, cex=1.5, col='red')
lines(daly_wtp_vec, MCI_HCS_discounted_prob, lty=2, col='red')
points(daly_wtp_vec, (1-MCI_HCS_discounted_prob), pch=17, cex=0.95, col='red')
lines(daly_wtp_vec, (1-MCI_HCS_discounted_prob), lty=1, col='red')
legend('left', legend=c("Probability TAU is Optimal (Societal, r=3%)", 
                        "Probability Lecanemab is Optimal (Societal, r=3%)",
                        "Probability TAU is Optimal (HCS, r=3%)",
                        "Probability Lecanemab is Optimal (HCS, r=3%)"), 
       col=c(rep('black', 2), rep('red', 2)), pch=c(17, 20, 17, 20))

# also want to have a version of the cost without productivity (health care perspective)

# Jonah to make into function & add discounting










# next: incremental DALYs
# convert cost to health (instead of ICER)


# calculating fluid costs for NIRUDAK based on model predicted dehydration categories
# these next two items are just sanity checks
#NIRUDAK_fluid_cost = c(
#((data_use$nirudak_volume_deficit * 1000 * 0.104) + 32.59)*(data_use$nirudak_dehydrat_cat == "Severe"),
#(data_use$nirudak_volume_deficit * 1000 * 0.0054)*(data_use$nirudak_dehydrat_cat == "Some"),
#rep(0, length(which(data_use$nirudak_dehydrat_cat == "No"))))

#WHO_fluid_cost = c(
#  ((data_use$who_volume_deficit * 1000 * 0.104) + 32.59)*(data_use$who_dehydrat_cat == "Severe"),
#  (data_use$who_volume_deficit * 1000 * 0.0054)*(data_use$who_dehydrat_cat == "Some"),
#  rep(0, length(which(data_use$who_dehydrat_cat == "No"))))

################################################################################





# implementing DALYs with real data first

# nirudak
mean_YLL_among_dead_nirudak_male <- mean(resid_life_interp_fxn_male(as.numeric(unlist(data_use[data_use$male == 1 & data_use$actual_dehydrat_cat == "Severe" &
           data_use$nirudak_dehydrat_cat %in% c("No", "Some"), "age"]))))

mean_YLL_among_dead_nirudak_female <- mean(resid_life_interp_fxn_female(as.numeric(unlist(data_use[data_use$male == 0 & data_use$actual_dehydrat_cat == "Severe" &
                                                                                                 data_use$nirudak_dehydrat_cat %in% c("No", "Some"), "age"]))))

# hypothetical overtreat NIRUDAK
mean_YLL_among_dead_nirudak_male_overtreat <- mean(resid_life_interp_fxn_male(as.numeric(unlist(data_use[data_use$male == 1 & data_use$nirudak_dehydrat_cat == "Severe" &
                                                                                                 data_use$actual_dehydrat_cat %in% c("No", "Some"), "age"]))))

mean_YLL_among_dead_nirudak_female_overtreat <- mean(resid_life_interp_fxn_female(as.numeric(unlist(data_use[data_use$male == 0 & data_use$nirudak_dehydrat_cat == "Severe" &
                                                                                                     data_use$actual_dehydrat_cat %in% c("No", "Some"), "age"]))))


# who
mean_YLL_among_dead_who_male <- mean(resid_life_interp_fxn_male(as.numeric(unlist(data_use[data_use$male == 1 & data_use$actual_dehydrat_cat == "Severe" &
                                                                                                 data_use$who_dehydrat_cat %in% c("No", "Some"), "age"]))))

mean_YLL_among_dead_who_female <- mean(resid_life_interp_fxn_female(as.numeric(unlist(data_use[data_use$male == 0 & data_use$actual_dehydrat_cat == "Severe" & 
                                                                                                 data_use$who_dehydrat_cat %in% c("No", "Some"), "age"]))))


# WHO overtreat (hypothetical)
mean_YLL_among_dead_who_male_overtreat <- mean(resid_life_interp_fxn_male(as.numeric(unlist(data_use[data_use$male == 1 & data_use$who_dehydrat_cat == "Severe" &
                                                                                                 data_use$actual_dehydrat_cat %in% c("No", "Some"), "age"]))))

mean_YLL_among_dead_who_female_overtreat <- mean(resid_life_interp_fxn_female(as.numeric(unlist(data_use[data_use$male == 0 & data_use$who_dehydrat_cat == "Severe" &
                                                                                                     data_use$actual_dehydrat_cat %in% c("No", "Some"), "age"]))))

# nirudak & who 
total_YLL_among_dead_who <- (mean_YLL_among_dead_who_female + mean_YLL_among_dead_who_male)/2
total_YLL_among_dead_nirudak <- (mean_YLL_among_dead_nirudak_female + mean_YLL_among_dead_nirudak_male)/2

total_YLL_among_dead_who_overtreat <- (mean_YLL_among_dead_who_female_overtreat + mean_YLL_among_dead_who_male_overtreat)/2
total_YLL_among_dead_nirudak_overtreat <- (mean_YLL_among_dead_nirudak_female_overtreat + mean_YLL_among_dead_nirudak_male_overtreat)/2


nirudak_YLL_vec <- rep(0, 9)

nirudak_YLL_vec[7:8] <- total_YLL_among_dead_nirudak
nirudak_YLL_vec[c(3,6)] <- total_YLL_among_dead_nirudak_overtreat
names(nirudak_YLL_vec) <- names(joint_prob_vec_nirudak_orig)

who_YLL_vec <- rep(0, 9)
who_YLL_vec[7:8] <- total_YLL_among_dead_who
who_YLL_vec[c(3,6)] <- total_YLL_among_dead_who_overtreat
names(who_YLL_vec) <- names(joint_prob_vec_who_orig)

# whole sample
mean_YLL_among_dead_all_male <- mean(resid_life_interp_fxn_male(as.numeric(unlist(data_use[data_use$male == 1 & data_use$actual_dehydrat_cat == "Severe","age"]))))

mean_YLL_among_dead_all_female <- mean(resid_life_interp_fxn_female(as.numeric(unlist(data_use[data_use$male == 0 & data_use$actual_dehydrat_cat == "Severe", "age"]))))

total_YLL_among_dead_all <- (mean_YLL_among_dead_all_male + mean_YLL_among_dead_all_female)/2

all_YLL_vec <- rep(0, 9)
all_YLL_vec[7:8] <- total_YLL_among_dead_all
all_YLL_vec[c(3,6)] <- total_YLL_among_dead_all
names(all_YLL_vec) <- names(joint_prob_vec_nirudak_orig)

# disutility aka years lost to disability (YLD) — seizures from Sharifi paper
nirudak_YLD_vec <- rep(0, 9)
who_YLD_vec <- rep(0, 9)
names(nirudak_YLD_vec) <- names(joint_prob_vec_nirudak_orig)
names(who_YLD_vec) <- names(joint_prob_vec_who_orig)
# for now, assume no disutility
# morbidity (YLD) — setting to 0 for now
branch_morbidity_prob <- rep(0,9)
names(branch_morbidity_prob) <- names(joint_prob_vec_nirudak_orig)

branch_death_prob <- rep(0,9)
names(branch_death_prob) <- names(joint_prob_vec_nirudak_orig)
# can change the value below if we make the assumption less crazy
prob_die_undertreat <- 1
branch_death_prob[7:8] <- prob_die_undertreat

# using the mean life years lost calculated based on the age of people undertreated by each
# specific model
mean_YLL_nirudak_specific <- as.numeric((joint_prob_vec_nirudak_orig * branch_death_prob) %*% nirudak_YLL_vec)
mean_YLL_who_specific <- as.numeric((joint_prob_vec_who_orig * branch_death_prob) %*% who_YLL_vec)

# using the mean life years lost calculated based on the age of everyone who had Severe dehydration
# this gives us the same age distribution across both models (both arms)
mean_YLL_nirudak_all <- as.numeric((joint_prob_vec_nirudak_orig * branch_death_prob) %*% all_YLL_vec)
mean_YLL_who_all <- as.numeric((joint_prob_vec_who_orig * branch_death_prob) %*% all_YLL_vec)

# for YLD
mean_YLD_nirudak <- as.numeric((joint_prob_vec_nirudak_orig * branch_morbidity_prob) %*% nirudak_YLD_vec)
mean_YLD_who <- as.numeric((joint_prob_vec_who_orig * branch_morbidity_prob) %*% who_YLD_vec)

mean_DALYs_lost_nirudak_specific <- sum(mean_YLL_nirudak_specific, mean_YLD_nirudak)
mean_DALYs_lost_who_specific <- sum(mean_YLL_who_specific, mean_YLD_who)

mean_DALYs_lost_nirudak_all <- sum(mean_YLL_nirudak_all, mean_YLD_nirudak)
mean_DALYs_lost_who_all <- sum(mean_YLL_who_all, mean_YLD_who)

# will at some point need to go back and change ICER to be consistent new assumptions made here

# note in manuscript: YLL is the mean among all patients of a branch in which patients die
# e.g., true Severe dehydration but model-assigned "No" or "Some" dehydration
# check Jonah's code w/ statistical tests comparing the distribution of ages
# across branches between the two models
# he did find statistically sig. differences in age between branches (in exploratory_analysis_of_trial_data.R)
# can run the analysis both ways (with mean YLL across whole sample and with average age in each branch)

# YLD is based on patients in the Sharifi paper who were hypernatremic (high sodium levels)
# 234 patients got IV fluid, of those 24 

##Actual
IV_fluid_prior_to_admit_wt

data <- 

#calculate total fluid for IV and 

data %>% select(str_subset(names(data), "IV")) %>% rowSums()




data$iv_fluid_prior_to_admit_wt %>% summary()

names(data)




#productivity costs
no_dehyd_lost_hours = 3
some_dehyd_lost_hours = 9
severe_dehyrd_lost_hours_tmp = 3
